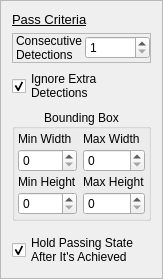
                      <widget class="QFrame" name="frame_19">
                       <property name="maximumSize">
                        <size>
                         <width>150</width>
                         <height>16777215</height>
                        </size>
                       </property>
                       <property name="frameShape">
                        <enum>QFrame::StyledPanel</enum>
                       </property>
                       <property name="frameShadow">
                        <enum>QFrame::Plain</enum>
                       </property>
                       <layout class="QVBoxLayout" name="verticalLayout_13">
                        <item>
                         <widget class="QLabel" name="label_10">
                          <property name="maximumSize">
                           <size>
                            <width>16777215</width>
                            <height>20</height>
                           </size>
                          </property>
                          <property name="font">
                           <font>
                            <pointsize>10</pointsize>
                            <weight>50</weight>
                            <bold>false</bold>
                            <underline>true</underline>
                           </font>
                          </property>
                          <property name="frameShadow">
                           <enum>QFrame::Plain</enum>
                          </property>
                          <property name="lineWidth">
                           <number>1</number>
                          </property>
                          <property name="text">
                           <string>Pass Criteria</string>
                          </property>
                         </widget>
                        </item>
                        <item>
                         <widget class="QFrame" name="frame_20">
                          <property name="frameShape">
                           <enum>QFrame::StyledPanel</enum>
                          </property>
                          <property name="frameShadow">
                           <enum>QFrame::Plain</enum>
                          </property>
                          <layout class="QHBoxLayout" name="horizontalLayout_12">
                           <property name="spacing">
                            <number>3</number>
                           </property>
                           <property name="leftMargin">
                            <number>3</number>
                           </property>
                           <property name="topMargin">
                            <number>0</number>
                           </property>
                           <property name="rightMargin">
                            <number>0</number>
                           </property>
                           <property name="bottomMargin">
                            <number>0</number>
                           </property>
                           <item>
                            <widget class="QLabel" name="label_11">
                             <property name="text">
                              <string>Consecutive
Detections</string>
                             </property>
                            </widget>
                           </item>
                           <item>
                            <widget class="QSpinBox" name="spinBox_8">
                             <property name="minimum">
                              <number>1</number>
                             </property>
                            </widget>
                           </item>
                          </layout>
                         </widget>
                        </item>
                        <item>
                         <widget class="QCheckBox" name="checkBox_7">
                          <property name="layoutDirection">
                           <enum>Qt::LeftToRight</enum>
                          </property>
                          <property name="text">
                           <string>Ignore Extra
Detections   </string>
                          </property>
                          <property name="checked">
                           <bool>true</bool>
                          </property>
                         </widget>
                        </item>
                        <item>
                         <widget class="QGroupBox" name="groupBox_2">
                          <property name="title">
                           <string>Bounding Box</string>
                          </property>
                          <property name="alignment">
                           <set>Qt::AlignCenter</set>
                          </property>
                          <layout class="QGridLayout" name="gridLayout_4">
                           <property name="leftMargin">
                            <number>3</number>
                           </property>
                           <property name="topMargin">
                            <number>3</number>
                           </property>
                           <property name="rightMargin">
                            <number>3</number>
                           </property>
                           <property name="bottomMargin">
                            <number>3</number>
                           </property>
                           <property name="horizontalSpacing">
                            <number>6</number>
                           </property>
                           <property name="verticalSpacing">
                            <number>3</number>
                           </property>
                           <item row="0" column="0">
                            <widget class="QLabel" name="label_12">
                             <property name="text">
                              <string>Min Width</string>
                             </property>
                            </widget>
                           </item>
                           <item row="0" column="1">
                            <widget class="QLabel" name="label_13">
                             <property name="text">
                              <string>Max Width</string>
                             </property>
                            </widget>
                           </item>
                           <item row="1" column="0">
                            <widget class="QSpinBox" name="spinBox_9"/>
                           </item>
                           <item row="1" column="1">
                            <widget class="QSpinBox" name="spinBox_10"/>
                           </item>
                           <item row="2" column="0">
                            <widget class="QLabel" name="label_14">
                             <property name="text">
                              <string>Min Height</string>
                             </property>
                            </widget>
                           </item>
                           <item row="2" column="1">
                            <widget class="QLabel" name="label_15">
                             <property name="text">
                              <string>Max Height</string>
                             </property>
                            </widget>
                           </item>
                           <item row="3" column="0">
                            <widget class="QSpinBox" name="spinBox_11"/>
                           </item>
                           <item row="3" column="1">
                            <widget class="QSpinBox" name="spinBox_12"/>
                           </item>
                          </layout>
                         </widget>
                        </item>
                        <item>
                         <widget class="QFrame" name="frame_21">
                          <property name="sizePolicy">
                           <sizepolicy hsizetype="Preferred" vsizetype="Expanding">
                            <horstretch>0</horstretch>
                            <verstretch>0</verstretch>
                           </sizepolicy>
                          </property>
                          <property name="frameShape">
                           <enum>QFrame::StyledPanel</enum>
                          </property>
                          <property name="frameShadow">
                           <enum>QFrame::Plain</enum>
                          </property>
                         </widget>
                        </item>
                        <item>
                         <widget class="QCheckBox" name="checkBox_8">
                          <property name="text">
                           <string>Hold Passing State
After It's Achieved</string>
                          </property>
                          <property name="checked">
                           <bool>true</bool>
                          </property>
                         </widget>
                        </item>
                       </layout>
                      </widget>
